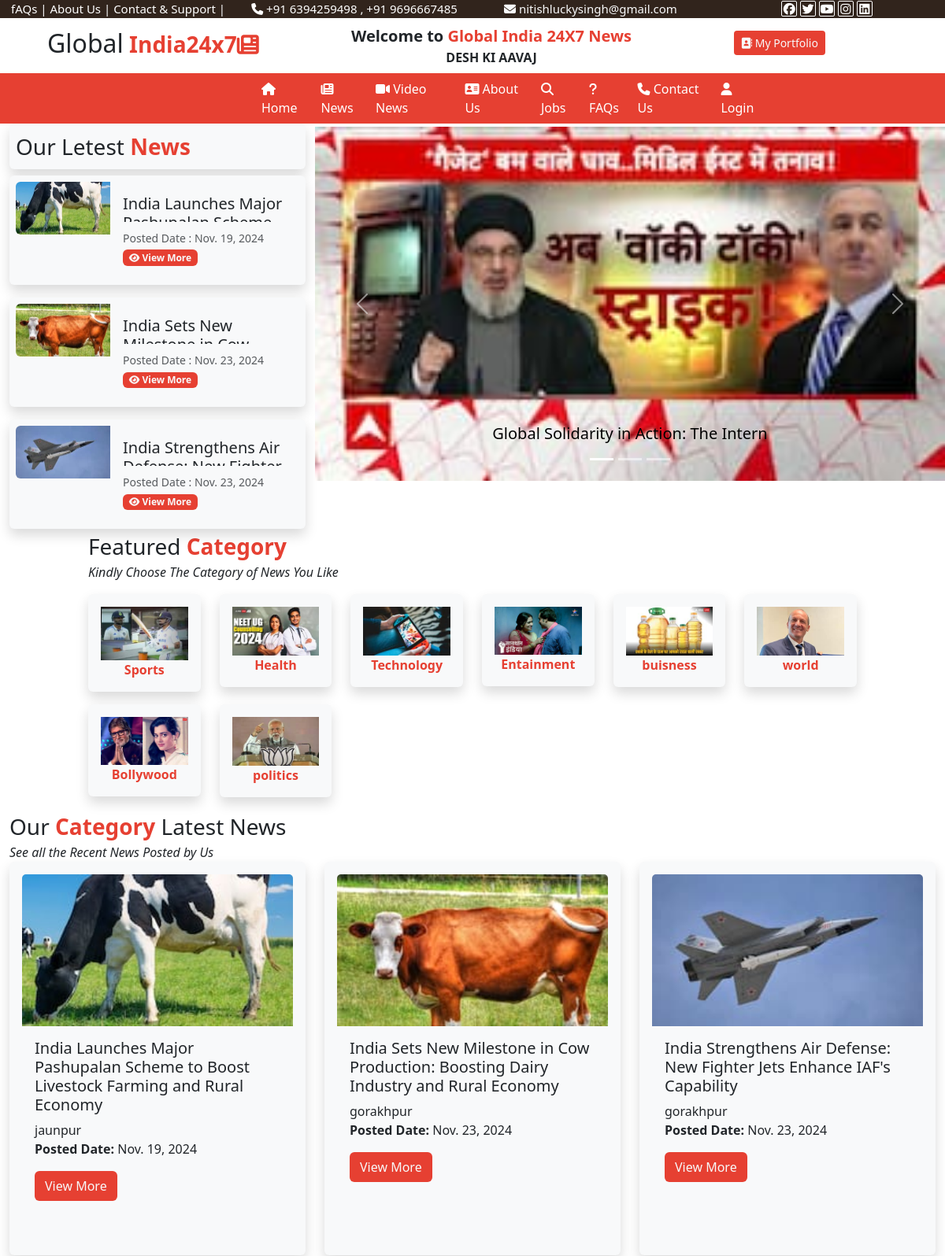
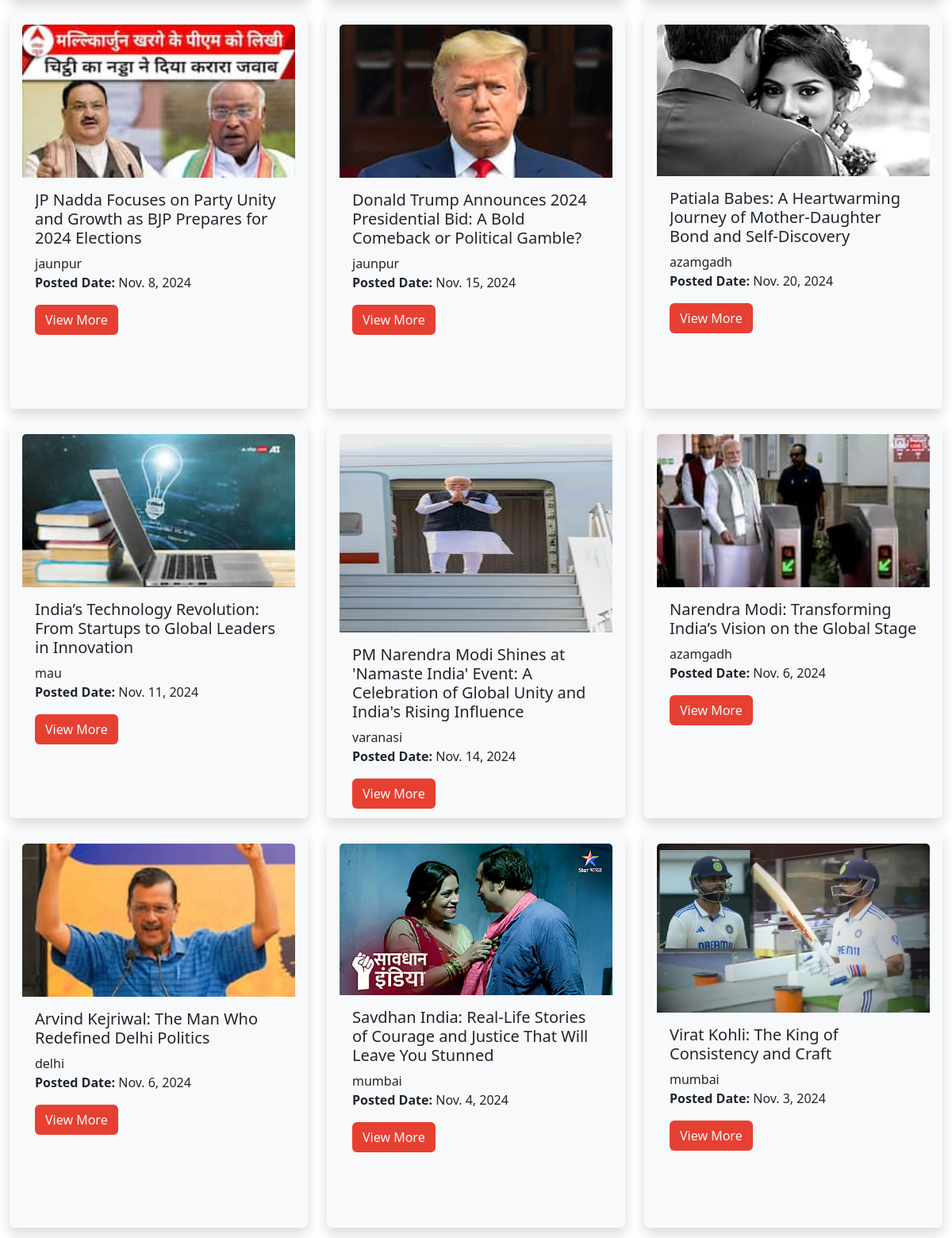
The page / (upper part) on the database its author committed (2 pictures, top to bottom).
### user/models.py (models this page shows, shortened)
class tbl_news(models.Model):
    headline=models.CharField(max_length=400,null=True)
    news_category=models.ForeignKey(category,on_delete=models.CASCADE)
    news_city=models.ForeignKey(tbl_city,on_delete=models.CASCADE)
    news_description=HTMLField(null=True)
    posted_date=models.DateField()
    news_picture=models.ImageField(upload_to='static/news/',null=True)

class tbl_slider(models.Model):
    picture=models.ImageField(upload_to='static/slider/',null=True)
    title=models.CharField(max_length=40,null=True)
    description=models.TextField(null=True)

class category(models.Model):
    category_name=models.CharField(max_length=100,null=True)
    category_picture=models.ImageField(upload_to='static/category/',null=True)

class tbl_city(models.Model):
    city_name=models.CharField(max_length=50,null=True)
    city_picture=models.ImageField(upload_to='static/city/',null=True)
    def __str__(self):
        return self.city_name

### user/views.py (the view)
# urls.py: path('',views.index),
def index(request):
    data = category.objects.all().order_by('-id')[0:12]
    ndata=tbl_news.objects.all().order_by('-id')[0:15]
    data1=tbl_city.objects.all().order_by('-id')[0:12]
    ndata1 =tbl_news.objects.all().order_by('-id')[0:3]
    sliderdata=tbl_slider.objects.all().order_by('-id')[0:3]
    md={'cdata':data,'newsdata':ndata,'citydata':data1,'lndata':ndata1,'sdata':sliderdata}
    return render(request,'index.html',md)

### templates/index.html (shortened to what this page needs)
{% extends 'base.html'%}
{% load static %}
{% block childpage %}
    <div class="row Slider">
        <div class="col-sm-4">
            <div class="fs-3 shadow p-2 mb-2 bg-body-tertiary rounded">Our Letest <b class="txt-color1">News</b></div>
            <marquee direction="up" behavior="alternate" scrollamount="2"style="min-height:450px;"onmouseover="stop()"onmouseleave="start()">
                {% for i in lndata%}
  <div class="card mb-3 border-0 shadow p-2 mb-2 bg-body-tertiary rounded">
  <div class="row g-0">
    <div class="col-md-4">
      <img src="../{{i.news_picture}}" style="max-height:120px" class="img-fluid rounded-start" alt="...">
    </div>
    <div class="col-md-8">
      <div class="card-body">
        <h5 class="card-title" style="height:35px;overflow-y:auto;">{{i.headline}}</h5>
        <p class="card-text"><small class="text-body-secondary"> Posted Date : {{i.posted_date}} </small><br/>
          <a href="/newsdetails?nid={{i.id}}" class="badge bg-color1 rounded-Pill text-light" style="text-decoration:none;"><i class="fa-solid fa-eye"></i> View More</a>
          </p>
      </div>
    </div>
  </div>
</div>
                {% endfor %}
            </marquee>
        </div>
        <div class="col-sm-8 p-0 mt-1">
            <div id="carouselExampleCaptions" class="carousel slide carousel-fade" data-bs-ride="carousel">
  <div class="carousel-indicators">
    <button type="button" data-bs-target="#carouselExampleCaptions" data-bs-slide-to="0" class="active" aria-current="true" aria-label="Slide 1"></button>
    <button type="button" data-bs-target="#carouselExampleCaptions" data-bs-slide-to="1" aria-label="Slide 2"></button>
    <button type="button" data-bs-target="#carouselExampleCaptions" data-bs-slide-to="2" aria-label="Slide 3"></button>
  </div>
  <div class="carousel-inner">
      {% for s in sdata %}
    <div class="carousel-item active">
      <img src="{{s.picture}}" style="max-height:470px;" class="d-block w-100" alt="slider images">
      <div class="carousel-caption d-none d-md-block">
        <h5><a href="/newsdetails?sid={{s.id}}" style="text-decoration:none;color:black;">{{s.title}}</a></h5>
      </div>
    </div>
{% endfor %}
  </div>
  <button class="carousel-control-prev" type="button" data-bs-target="#carouselExampleCaptions" data-bs-slide="prev">
    <span class="carousel-control-prev-icon" aria-hidden="true"></span>
  </button>
  <button class="carousel-control-next" type="button" data-bs-target="#carouselExampleCaptions" data-bs-slide="next">
    <span class="carousel-control-next-icon" aria-hidden="true"></span>
  </button>
</div>
        </div>
    </div>
    <div class="row Category">
        <div class="col-sm-1"></div>
        <div class="col-sm-10">
            <div class="fs-3">Featured <b class="txt-color1">Category</b> </div>
            <i>Kindly Choose The Category of News You Like</i>
            <div class="row mt-3">
                {% for x in cdata %}
                <div class="col-sm-2">
                    <p class="shadow p-3 text-center mb-3 bg-body-tertiary rounded">
                        <img src="../{{ x.category_picture}}" class="img-fluid"/>
                        <a href="/news?catid={{x.id}}" style="text-decoration:none;"class="txt-color1"><b>{{ x.category_name}}</b></a>
                    </p>
                </div>
                {% endfor %}
            </div>
        </div>
        <div class="col-sm-1"></div>
    </div>
    <div class="Row section1">
        <div class="div-sm-10">
             <div class="fs-3">Our <b class="txt-color1">Category</b> Latest News </div>
            <i>See all the Recent News Posted by Us</i>
            <div class="row">
                 {% for i in newsdata %}
                <div class="col-sm-4">
                    <div class="card border-0 shadow p-3 mb-3 bg-body-tertiary rounded" style="height:500px;overflow-y:auto;">
  <img src="../{{i.news_picture}}" style="max-height:250px;" class="card-img-top" alt="...">
  <div class="card-body">
    <h5 class="card-title" style="max-height:150px; overflow-y:auto;">{{i.headline}}</h5>
    <p class="card-text">
        {{i.news_city}}<br/>
        <b>Posted Date:</b> {{i.posted_date}}
    </p>
    <a href="/newsdetails?nid={{i.id}}" class="btn bg-color1 text-light">View More</a>
  </div>
</div>
                </div>
                {% endfor %}
            </div>
        </div>
    </div>
{% endblock %}

### templates/base.html (style rules this page uses)
body { overflow-x:hidden }
:root { --bgcolor1:#e64032; --bgcolor2:#31241c; --bgcolor3:#ffaf0f; }
.bg-color1 { background:var(--bgcolor1); }
.txt-color1 { color:var(--bgcolor1); }

### rows shown on the page
tbl_news: news_picture (picture), headline "India Launches Major…", posted_date "Nov. 19, 2024", headline "India Launches Major Pashupalan Scheme to Boost Livestock Farming and Rural Economy", news_city "jaunpur"
tbl_news: news_picture (picture), headline "India Sets New…", posted_date "Nov. 23, 2024", headline "India Sets New Milestone in Cow Production: Boosting Dairy Industry and Rural Economy", news_city "gorakhpur"
tbl_news: news_picture (picture), headline "India Strengthens Air…", posted_date "Nov. 23, 2024", headline "India Strengthens Air Defense: New Fighter Jets Enhance IAF's Capability", news_city "gorakhpur"
tbl_slider: picture (picture), title "Global Solidarity in Action: The Intern"
category: category_picture (picture), category_name "Sports"
category: category_picture (picture), category_name "Health"
category: category_picture (picture), category_name "Technology"
category: category_picture (picture), category_name "Entainment"
category: category_picture (picture), category_name "buisness"
category: category_picture (picture), category_name "world"
category: category_picture (picture), category_name "Bollywood"
category: category_picture (picture), category_name "politics"
tbl_news: news_picture (picture), headline "JP Nadda Focuses on Party Unity and Growth as BJP Prepares for 2024 Elections", news_city "jaunpur", posted_date "Nov. 8, 2024"
tbl_news: news_picture (picture), headline "Donald Trump Announces 2024 Presidential Bid: A Bold Comeback or Political Gamble?", news_city "jaunpur", posted_date "Nov. 15, 2024"
tbl_news: news_picture (picture), headline "Patiala Babes: A Heartwarming Journey of Mother-Daughter Bond and Self-Discovery", news_city "azamgadh", posted_date "Nov. 20, 2024"
tbl_news: news_picture (picture), headline "India’s Technology Revolution: From Startups to Global Leaders in Innovation", news_city "mau", posted_date "Nov. 11, 2024"
tbl_news: news_picture (picture), headline "PM Narendra Modi Shines at 'Namaste India' Event: A Celebration of Global Unity and India's Rising Influence", news_city "varanasi", posted_date "Nov. 14, 2024"
tbl_news: news_picture (picture), headline "Narendra Modi: Transforming India’s Vision on the Global Stage", news_city "azamgadh", posted_date "Nov. 6, 2024"
tbl_news: news_picture (picture), headline "Arvind Kejriwal: The Man Who Redefined Delhi Politics", news_city "delhi", posted_date "Nov. 6, 2024"
tbl_news: news_picture (picture), headline "Savdhan India: Real-Life Stories of Courage and Justice That Will Leave You Stunned", news_city "mumbai", posted_date "Nov. 4, 2024"
tbl_news: news_picture (picture), headline "Virat Kohli: The King of Consistency and Craft", news_city "mumbai", posted_date "Nov. 3, 2024"
